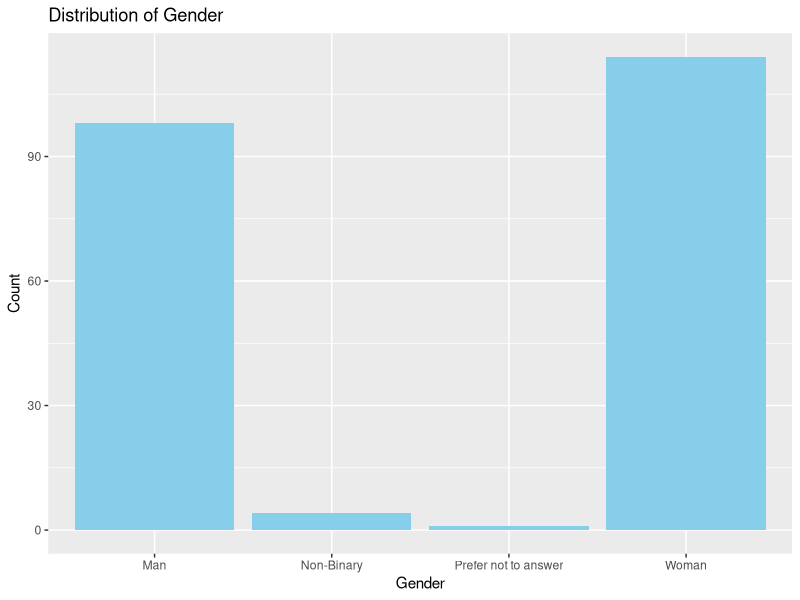
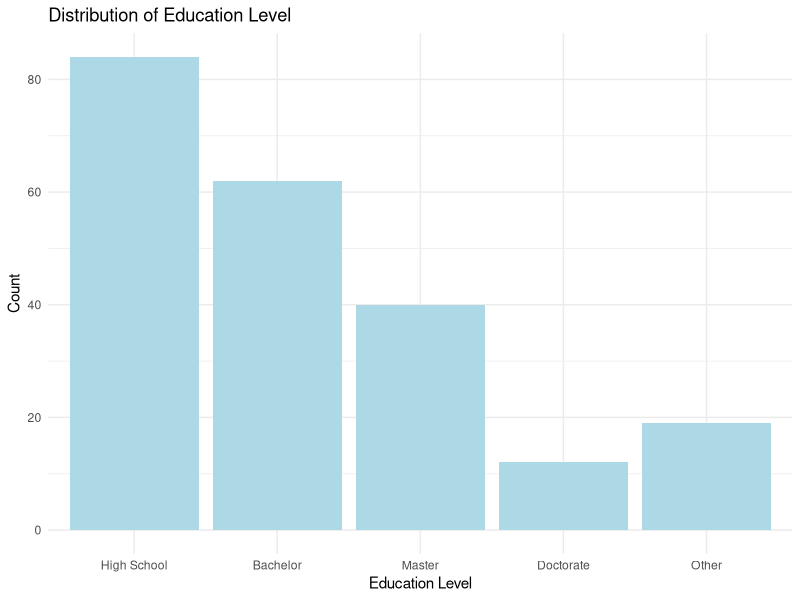
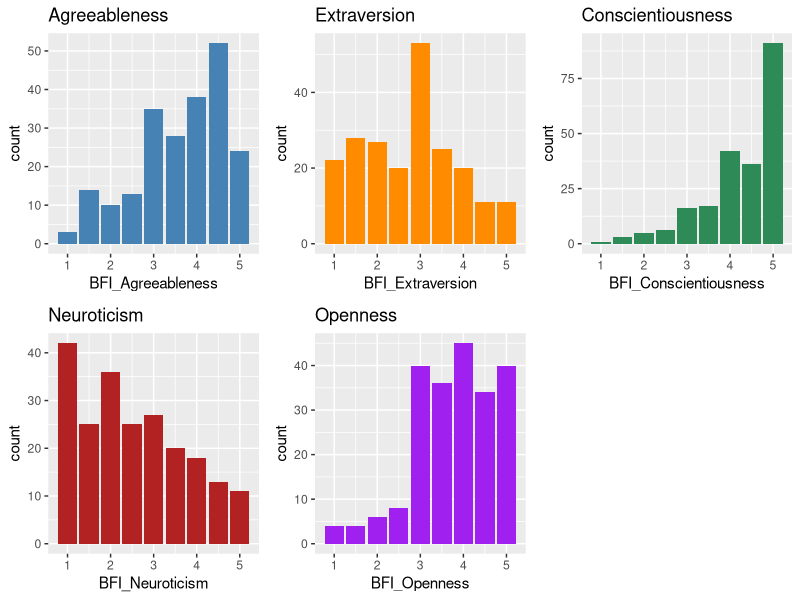
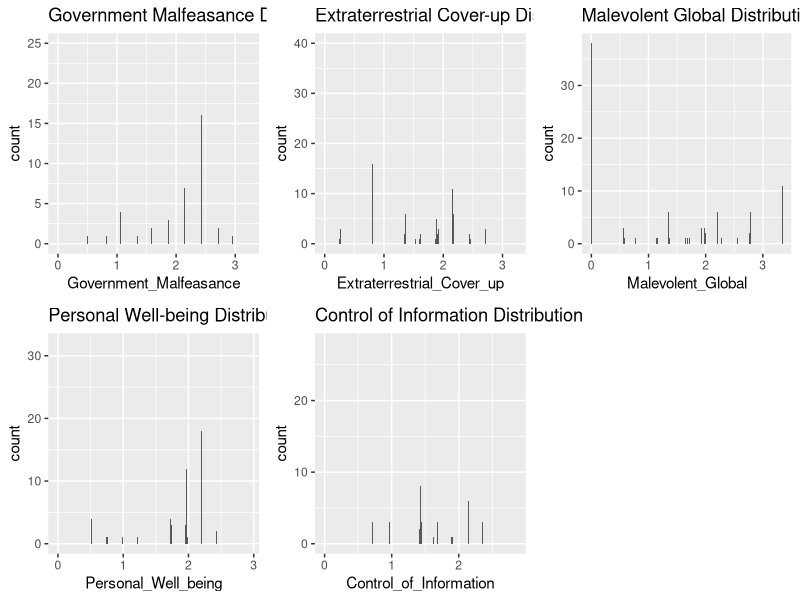
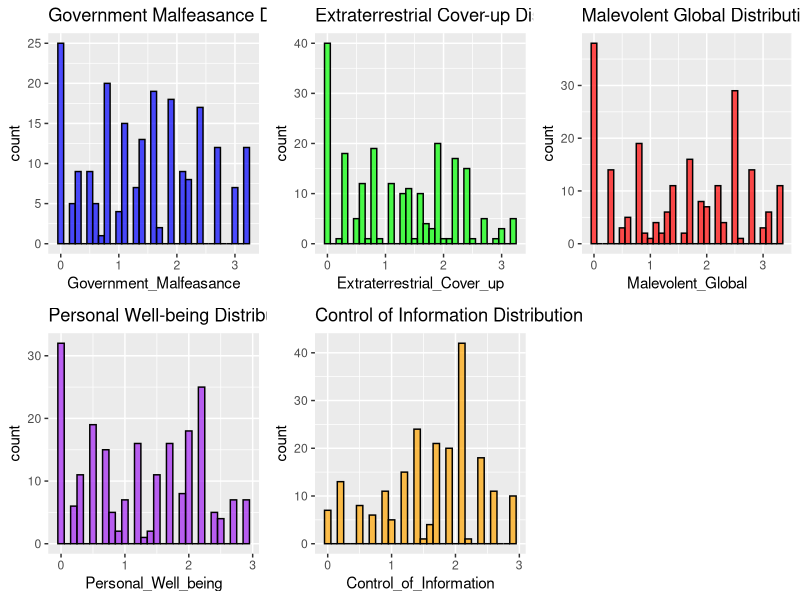
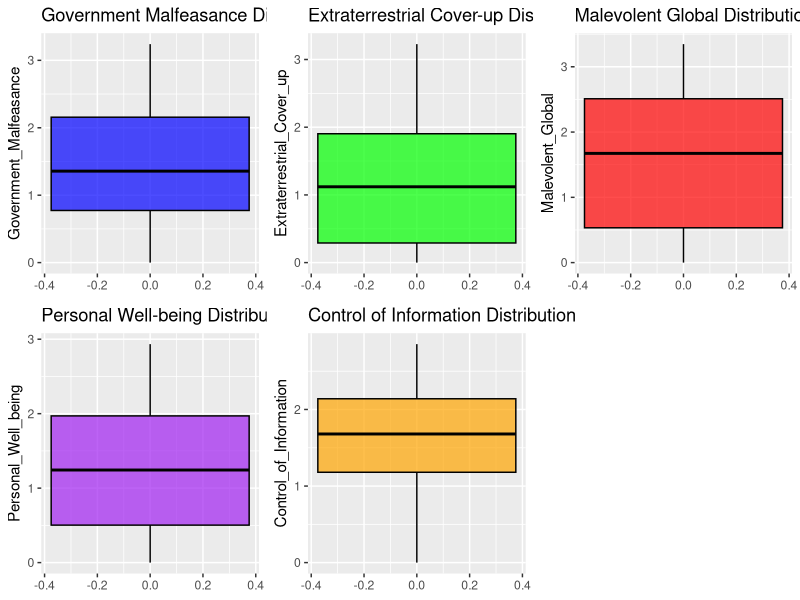
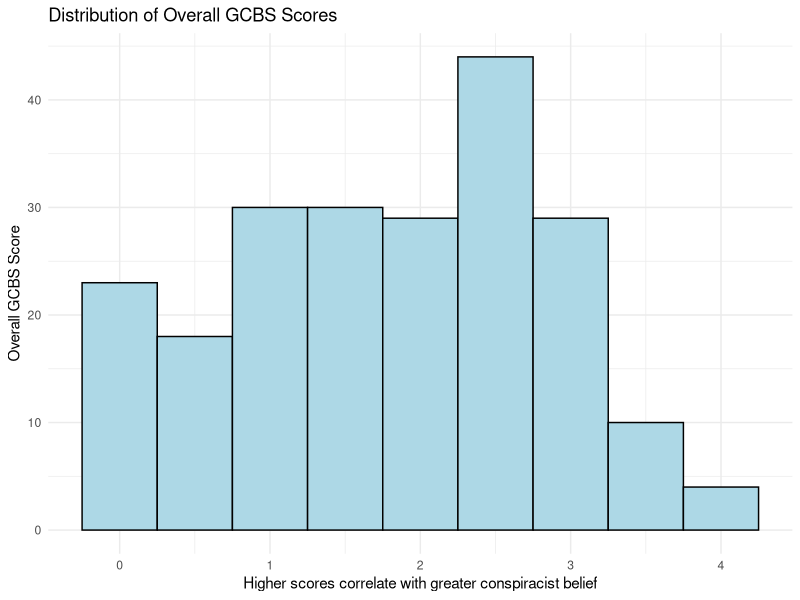
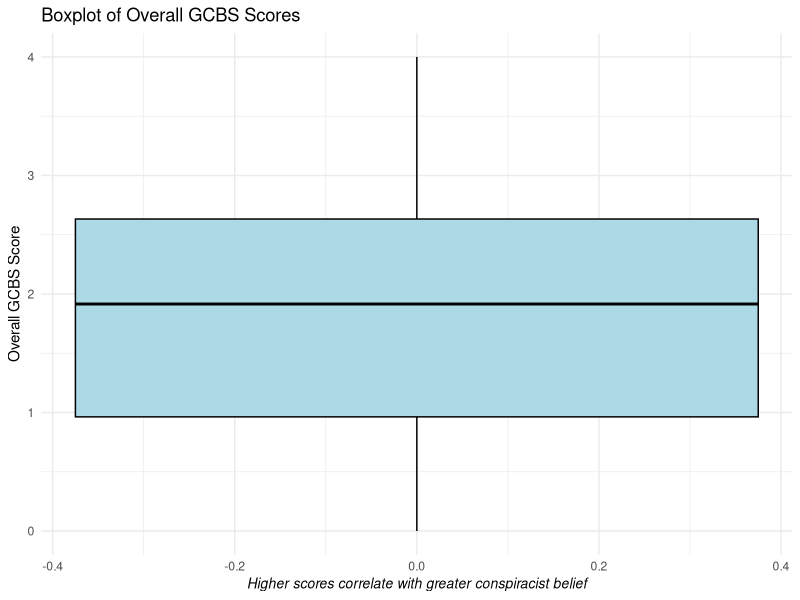

Recreate these plots in R, in order.
## ---- chunk 1
setwd("C:/Users/Rob/OneDrive/Rob/PhD/Github/FakeNewsIntervention/data")
df <- read.csv("rawdata.csv")
library(ggplot2)

## ---- chunk 2
p <- ggplot(df, aes(x = Gender)) +
    geom_bar(fill = "skyblue") +
    labs(title = "Distribution of Gender", x = "Gender", y = "Count")
print(p)

## ---- chunk 3
## RACE
# this won't currently work as it's pulling from the self-identification ethnicity column which has far too many distinct entries to be represented well visually. I am not sure how we could get the basic racial data from prolific but it's also not useful for any actual testing we want to do, so probably wouldn't worry about it
#ggplot(df, aes(x = Ethnicity)) +
 # geom_bar(fill = "lightgreen") +
 # labs(title = "Distribution of Race", x = "Race", y = "Count")

## ---- chunk 4
# Convert the Education column to a factor with specified levels
df$Education <- factor(df$Education, 
                       levels = c("High School", "Bachelor", "Master", "Doctorate", "Other"))

# Create the bar chart for Education
ggplot(df, aes(x = Education)) +
  geom_bar(fill = "lightblue") +
  labs(title = "Distribution of Education Level",
       x = "Education Level",
       y = "Count") +
  theme_minimal()  # Optional: Adds a minimal theme for better aesthetics
## ---- chunk 5
#BFI10
# BFI10 trait calculations, stored as new columns in df
df$BFI_Agreeableness <- (df$BFI10_2 + (6 - df$BFI10_7)) / 2
df$BFI_Extraversion <- (df$BFI10_6 + (6 - df$BFI10_1)) / 2
df$BFI_Conscientiousness <- (df$BFI10_8 + (6 - df$BFI10_3)) / 2
df$BFI_Neuroticism <- (df$BFI10_9 + (6 - df$BFI10_4)) / 2
df$BFI_Openness <- (df$BFI10_10 + (6 - df$BFI10_5)) / 2
## ---- chunk 6
library(ggplot2)
library(gridExtra)

# Create individual plots
p1 <- ggplot(df, aes(x = BFI_Agreeableness)) + geom_bar(fill = "steelblue") + labs(title = "Agreeableness")
p2 <- ggplot(df, aes(x = BFI_Extraversion)) + geom_bar(fill = "darkorange") + labs(title = "Extraversion")
p3 <- ggplot(df, aes(x = BFI_Conscientiousness)) + geom_bar(fill = "seagreen") + labs(title = "Conscientiousness")
p4 <- ggplot(df, aes(x = BFI_Neuroticism)) + geom_bar(fill = "firebrick") + labs(title = "Neuroticism")
p5 <- ggplot(df, aes(x = BFI_Openness)) + geom_bar(fill = "purple") + labs(title = "Openness")

# Arrange them in a grid
grid.arrange(p1, p2, p3, p4, p5, ncol = 3)

## ---- chunk 7
# GCBS15
# Calculate GCBS15 trait scores
df$Government_Malfeasance <- (0.75 * df$GCBS15_1 + 0.86 * df$GCBS15_6 + 0.82 * df$GCBS15_11) / 3
df$Extraterrestrial_Cover_up <- (0.75 * df$GCBS15_3 + 0.87 * df$GCBS15_8 + 0.80 * df$GCBS15_13) / 3
df$Malevolent_Global <- (0.77 * df$GCBS15_2 + 0.83 * df$GCBS15_7 + 0.91 * df$GCBS15_12) / 3
df$Personal_Well_being <- (0.74 * df$GCBS15_4 + 0.69 * df$GCBS15_9 + 0.77 * df$GCBS15_14) / 3
df$Control_of_Information <- (0.69 * df$GCBS15_5 + 0.75 * df$GCBS15_10 + 0.70 * df$GCBS15_15) / 3

# Load necessary libraries for visualization
library(ggplot2)
library(gridExtra)

# Create bar charts for each trait with unique variable names
p1_BFI <- ggplot(df, aes(x = BFI_Agreeableness)) +
  geom_bar() +
  labs(title = "Agreeableness Distribution")

p2_BFI <- ggplot(df, aes(x = BFI_Extraversion)) +
  geom_bar() +
  labs(title = "Extraversion Distribution")

p3_BFI <- ggplot(df, aes(x = BFI_Conscientiousness)) +
  geom_bar() +
  labs(title = "Conscientiousness Distribution")

p4_BFI <- ggplot(df, aes(x = BFI_Neuroticism)) +
  geom_bar() +
  labs(title = "Neuroticism Distribution")

p5_BFI <- ggplot(df, aes(x = BFI_Openness)) +
  geom_bar() +
  labs(title = "Openness Distribution")

# Create GCBS15 plots with unique variable names
p1_GCBS <- ggplot(df, aes(x = Government_Malfeasance)) +
  geom_bar() +
  labs(title = "Government Malfeasance Distribution")

p2_GCBS <- ggplot(df, aes(x = Extraterrestrial_Cover_up)) +
  geom_bar() +
  labs(title = "Extraterrestrial Cover-up Distribution")

p3_GCBS <- ggplot(df, aes(x = Malevolent_Global)) +
  geom_bar() +
  labs(title = "Malevolent Global Distribution")

p4_GCBS <- ggplot(df, aes(x = Personal_Well_being)) +
  geom_bar() +
  labs(title = "Personal Well-being Distribution")

p5_GCBS <- ggplot(df, aes(x = Control_of_Information)) +
  geom_bar() +
  labs(title = "Control of Information Distribution")

# Combine all GCBS15 plots into one visual
grid.arrange(p1_GCBS, p2_GCBS, p3_GCBS, p4_GCBS, p5_GCBS, ncol = 3)

## ---- chunk 8
# Create histograms for each GCBS15 trait
h1_GCBS <- ggplot(df, aes(x = Government_Malfeasance)) +
  geom_histogram(binwidth = 0.1, fill = "blue", color = "black", alpha = 0.7) +
  labs(title = "Government Malfeasance Distribution")

h2_GCBS <- ggplot(df, aes(x = Extraterrestrial_Cover_up)) +
  geom_histogram(binwidth = 0.1, fill = "green", color = "black", alpha = 0.7) +
  labs(title = "Extraterrestrial Cover-up Distribution")

h3_GCBS <- ggplot(df, aes(x = Malevolent_Global)) +
  geom_histogram(binwidth = 0.1, fill = "red", color = "black", alpha = 0.7) +
  labs(title = "Malevolent Global Distribution")

h4_GCBS <- ggplot(df, aes(x = Personal_Well_being)) +
  geom_histogram(binwidth = 0.1, fill = "purple", color = "black", alpha = 0.7) +
  labs(title = "Personal Well-being Distribution")

h5_GCBS <- ggplot(df, aes(x = Control_of_Information)) +
  geom_histogram(binwidth = 0.1, fill = "orange", color = "black", alpha = 0.7) +
  labs(title = "Control of Information Distribution")

# Combine all GCBS15 histograms into one visual
grid.arrange(h1_GCBS, h2_GCBS, h3_GCBS, h4_GCBS, h5_GCBS, ncol = 3)

## ---- chunk 9
# Create boxplots for each GCBS15 trait
b1_GCBS <- ggplot(df, aes(y = Government_Malfeasance)) +
  geom_boxplot(fill = "blue", color = "black", alpha = 0.7) +
  labs(title = "Government Malfeasance Distribution")

b2_GCBS <- ggplot(df, aes(y = Extraterrestrial_Cover_up)) +
  geom_boxplot(fill = "green", color = "black", alpha = 0.7) +
  labs(title = "Extraterrestrial Cover-up Distribution")

b3_GCBS <- ggplot(df, aes(y = Malevolent_Global)) +
  geom_boxplot(fill = "red", color = "black", alpha = 0.7) +
  labs(title = "Malevolent Global Distribution")

b4_GCBS <- ggplot(df, aes(y = Personal_Well_being)) +
  geom_boxplot(fill = "purple", color = "black", alpha = 0.7) +
  labs(title = "Personal Well-being Distribution")

b5_GCBS <- ggplot(df, aes(y = Control_of_Information)) +
  geom_boxplot(fill = "orange", color = "black", alpha = 0.7) +
  labs(title = "Control of Information Distribution")

# Combine all GCBS15 boxplots into one visual
grid.arrange(b1_GCBS, b2_GCBS, b3_GCBS, b4_GCBS, b5_GCBS, ncol = 3)

## ---- chunk 10
# Calculate the overall GCBS score using weighted scores
df$GCBS_Overall <- (
  (0.75 * df$GCBS15_1) + 
  (0.86 * df$GCBS15_6) + 
  (0.82 * df$GCBS15_11) +  # Government Malfeasance
  (0.75 * df$GCBS15_3) + 
  (0.87 * df$GCBS15_8) + 
  (0.80 * df$GCBS15_13) +  # Extraterrestrial Cover-up
  (0.77 * df$GCBS15_2) + 
  (0.83 * df$GCBS15_7) + 
  (0.91 * df$GCBS15_12) +  # Malevolent Global
  (0.74 * df$GCBS15_4) + 
  (0.69 * df$GCBS15_9) + 
  (0.77 * df$GCBS15_14) +  # Personal Well-being
  (0.69 * df$GCBS15_5) + 
  (0.75 * df$GCBS15_10) + 
  (0.70 * df$GCBS15_15)    # Control of Information
) / (0.75 + 0.86 + 0.82 + 0.75 + 0.87 + 0.80 + 
     0.77 + 0.83 + 0.91 + 0.74 + 0.69 + 0.77 + 
     0.69 + 0.75 + 0.70)  # Total factor loadings

# Check the overall GCBS scores
head(df$GCBS_Overall)

library(ggplot2)

# Histogram of Overall GCBS Score
ggplot(df, aes(x = GCBS_Overall)) +
  geom_histogram(binwidth = 0.5, fill = "lightblue", color = "black") +
  labs(title = "Distribution of Overall GCBS Scores", 
       y = "Overall GCBS Score",
       x = "Higher scores correlate with greater conspiracist belief") +
  theme_minimal()

library(ggplot2)

# Boxplot of Overall GCBS Score with informative x-axis
ggplot(df, aes(y = GCBS_Overall)) +
  geom_boxplot(fill = "lightblue", color = "black") +
  labs(title = "Boxplot of Overall GCBS Scores", 
       y = "Overall GCBS Score",
       x = "Higher scores correlate with greater conspiracist belief") +
  theme_minimal() +
  theme(axis.title.x = element_text(size = 10, face = "italic"))


## ---- chunk 11
# Create new columns for ideology labels based on the response scheme
df$ANES_Ideology <- factor(df$ANES_1,
                                    levels = 0:7,
                                    labels = c("Extremely Liberal", "Liberal", "Slightly Liberal", "Moderate, Middle of Road",
                                               "Don't Know, Haven't Thought", "Slightly Conservative", "Conservative", "Extremely Conservative"))

df$ANES_Party <- factor(df$ANES_2,
                                    levels = 0:3,
                                    labels = c("Democratic Party", "Republican Party", "Independent", "Other"))

# Visualize the ideology scores
library(ggplot2)
library(gridExtra)

# Histogram for Ideology Label 1
histogram_plot1 <- ggplot(df, aes(x = ANES_Ideology)) +
  geom_bar(fill = "skyblue", color = "black") +
  labs(title = "Distribution of Political Ideology", x = "Ideology", y = "Count") +
  theme(axis.text.x = element_text(angle = 45, hjust = 1))

# Histogram for Ideology Label 2 (Political party registration)
histogram_plot2 <- ggplot(df, aes(x = ANES_Party)) +
  geom_bar(fill = "lightgreen", color = "black") +
  labs(title = "Distribution of Political Party", x = "Party Registration", y = "Count") +
  theme(axis.text.x = element_text(angle = 45, hjust = 1))

# Combine all plots using grid.arrange
grid.arrange(histogram_plot1, histogram_plot2, ncol = 2)

## ---- chunk 12
#VSA USING EFA FACTOR LOADING FROM THE ORIGINAL ARTICLE

# Reverse scoring for relevant questions
df$VSA_1_reverse <- 8 - df$VSA_1  # Reverse scoring for Q1
df$VSA_4_reverse <- 8 - df$VSA_4  # Reverse scoring for Q4
df$VSA_5_reverse <- 8 - df$VSA_5  # Reverse scoring for Q5

# Calculate scores for each trait using EFA factor loadings
df$VSA_Conservatism <- (df$VSA_1_reverse * 0.42 + df$VSA_2 * 0.67) / (0.42 + 0.67)
df$VSA_Traditionalism <- (df$VSA_3 * 0.68 + df$VSA_4_reverse * 0.60) / (0.68 + 0.60)
df$VSA_Authoritarianism <- (df$VSA_5_reverse * 0.48 + df$VSA_6 * 0.63) / (0.48 + 0.63)

# overall VSA score by averaging the three traits
df$VSA_Overall <- (df$VSA_Conservatism + df$VSA_Traditionalism + df$VSA_Authoritarianism) / 3
library(ggplot2)
library(gridExtra)

# Assuming your dataframe is named 'df'

# Histograms for each trait with color
hist_conservatism <- ggplot(df, aes(x = VSA_Conservatism)) +
  geom_histogram(binwidth = 0.1, fill = "skyblue", color = "black") +
  labs(title = "Distribution of Conservatism", x = "Conservatism Score", y = "Count") +
  theme_minimal()

hist_traditionalism <- ggplot(df, aes(x = VSA_Traditionalism)) +
  geom_histogram(binwidth = 0.1, fill = "salmon", color = "black") +
  labs(title = "Distribution of Traditionalism", x = "Traditionalism Score", y = "Count") +
  theme_minimal()

hist_authoritarianism <- ggplot(df, aes(x = VSA_Authoritarianism)) +
  geom_histogram(binwidth = 0.1, fill = "lightgreen", color = "black") +
  labs(title = "Distribution of Authoritarianism", x = "Authoritarianism Score", y = "Count") +
  theme_minimal()

# Overall VSA histogram
hist_overall <- ggplot(df, aes(x = VSA_Overall)) +
  geom_histogram(binwidth = 0.1, fill = "lightcoral", color = "black") +
  labs(title = "Distribution of Overall VSA Score", x = "Overall VSA Score", y = "Count") +
  theme_minimal()

# Combine all histograms into one visual
grid.arrange(hist_conservatism, hist_traditionalism, hist_authoritarianism, hist_overall, ncol = 2)



## ---- chunk 13
#MOCRI NON-BOLD 
# Define input columns for MOCRI Non-Bold with the correct naming convention
input_columns <- c("MOCRI_NONBOLD_MOCRI_1_NonManipulative", "MOCRI_NONBOLD_MOCRI_2_Manipulative", 
                   "MOCRI_NONBOLD_MOCRI_3_Manipulative", "MOCRI_NONBOLD_MOCRI_4_NonManipulative", 
                   "MOCRI_NONBOLD_MOCRI_5_NonManipulative", "MOCRI_NONBOLD_MOCRI_6_Manipulative", 
                   "MOCRI_NONBOLD_MOCRI_7_Manipulative", "MOCRI_NONBOLD_MOCRI_8_Manipulative", 
                   "MOCRI_NONBOLD_MOCRI_9_NonManipulative", "MOCRI_NONBOLD_MOCRI_10_Manipulative", 
                   "MOCRI_NONBOLD_MOCRI_11_NonManipulative", "MOCRI_NONBOLD_MOCRI_12_NonManipulative")

# Ensure all input columns are numeric
df[input_columns] <- lapply(df[input_columns], function(x) as.numeric(as.character(x)))

# Check for NAs in the input columns
na_counts <- colSums(is.na(df[input_columns]))
#print(na_counts)  # Should return 0 for all columns if there are no NAs

# Calculate the MOCRI Non-Bold Score
df$MOCRI_NonBold_Score <- rowMeans(df[input_columns], na.rm = TRUE)

# Check the result
#print(head(df$MOCRI_NonBold_Score))  # Should show the first few values of the score column

## ---- chunk 14
# Calculate False Negatives and False Positives
true_values_nonbold <- c(1, 0, 0, 1, 1, 0, 0, 0, 1, 0, 1, 1)  # Adjust based on actual scoring
df$False_Negatives_NonBold <- rowSums(df[input_columns] == 1 & true_values_nonbold == 0, na.rm = TRUE)
df$False_Positives_NonBold <- rowSums(df[input_columns] == 0 & true_values_nonbold == 1, na.rm = TRUE)

# Load libraries
library(ggplot2)
library(gridExtra)

# Histogram for non-bold MOCRI scores
hist_mocri_nonbold_scores <- ggplot(df, aes(x = MOCRI_NonBold_Score)) +
  geom_histogram(binwidth = 0.1, fill = "lightblue", color = "black") +
  labs(title = "MOCRI Non-Bold Scores (Post-Intervention)", x = "Score", y = "Count") +
  theme_minimal()

# Histogram for false negatives (non-bold)
hist_false_negatives_nonbold <- ggplot(df, aes(x = False_Negatives_NonBold)) +
  geom_histogram(binwidth = 1, fill = "red", color = "black") +
  labs(title = "False Negatives (Post-Intervention)", x = "False Negatives", y = "Count") +
  theme_minimal()

# Histogram for false positives (non-bold)
hist_false_positives_nonbold <- ggplot(df, aes(x = False_Positives_NonBold)) +
  geom_histogram(binwidth = 1, fill = "orange", color = "black") +
  labs(title = "False Positives (Post-Intervention)", x = "False Positives", y = "Count") +
  theme_minimal()

# Combine visuals into one plot for non-bold
grid.arrange(hist_mocri_nonbold_scores, hist_false_negatives_nonbold, hist_false_positives_nonbold, nrow = 3)

## ---- chunk 15
#MOCRI BOLD
# Define input columns for MOCRI Bold with the correct naming convention
input_columns_bold <- c("MOCRI_BOLD_MOCRI_BOLD_1_Manipulative", "MOCRI_BOLD_MOCRI_BOLD_2_NonManipulative", 
                         "MOCRI_BOLD_MOCRI_BOLD_3_Manipulative", "MOCRI_BOLD_MOCRI_BOLD_4_NonManipulative", 
                         "MOCRI_BOLD_MOCRI_BOLD_5_NonManipulative", "MOCRI_BOLD_MOCRI_BOLD_6_Manipulative", 
                         "MOCRI_BOLD_MOCRI_BOLD_7_NonManipulative", "MOCRI_BOLD_MOCRI_BOLD_8_Manipulative", 
                         "MOCRI_BOLD_MOCRI_BOLD_9_NonManipulative", "MOCRI_BOLD_MOCRI_BOLD_10_Manipulative", 
                         "MOCRI_BOLD_MOCRI_BOLD_11_NonManipulative", "MOCRI_BOLD_MOCRI_BOLD_12_Manipulative")

# Ensure all input columns are numeric
df[input_columns_bold] <- lapply(df[input_columns_bold], function(x) as.numeric(as.character(x)))

# Check for NAs in the input columns
na_counts_bold <- colSums(is.na(df[input_columns_bold]))
#print(na_counts_bold)  # Should return 0 for all columns if there are no NAs

# Calculate the MOCRI Bold Score
df$MOCRI_Bold_Score <- rowMeans(df[input_columns_bold], na.rm = TRUE)

# Define true values for bold scoring
true_values_bold <- c(0, 1, 0, 1, 1, 0, 1, 0, 1, 1, 0, 1)

# Calculate False Negatives and False Positives for Bold
df$False_Negatives_Bold <- rowSums(df[input_columns_bold] == 1 & true_values_bold == 0, na.rm = TRUE)
df$False_Positives_Bold <- rowSums(df[input_columns_bold] == 0 & true_values_bold == 1, na.rm = TRUE)

# Load libraries for visualization
library(ggplot2)
library(gridExtra)

# Histogram for bold MOCRI scores
hist_mocri_bold_scores <- ggplot(df, aes(x = MOCRI_Bold_Score)) +
  geom_histogram(binwidth = 0.1, fill = "lightblue", color = "black") +
  labs(title = "MOCRI Bold Scores (Pre-Intervention)", x = "Score", y = "Count") +
  theme_minimal()

# Histogram for false negatives (bold)
hist_false_negatives_bold <- ggplot(df, aes(x = False_Negatives_Bold)) +
  geom_histogram(binwidth = 1, fill = "red", color = "black") +
  labs(title = "False Negatives (Pre-Intervention)", x = "False Negatives", y = "Count") +
  theme_minimal()

# Histogram for false positives (bold)
hist_false_positives_bold <- ggplot(df, aes(x = False_Positives_Bold)) +
  geom_histogram(binwidth = 1, fill = "orange", color = "black") +
  labs(title = "False Positives (Pre-Intervention)", x = "False Positives", y = "Count") +
  theme_minimal()

# Combine visuals into one plot for bold
grid.arrange(hist_mocri_bold_scores, hist_false_negatives_bold, hist_false_positives_bold, nrow = 3)

## ---- chunk 16
#MIST
#the challenge here is figuring out which order the MIST questions were asked per participant, and i'm not sure how to do that. Will need to ask Dom
